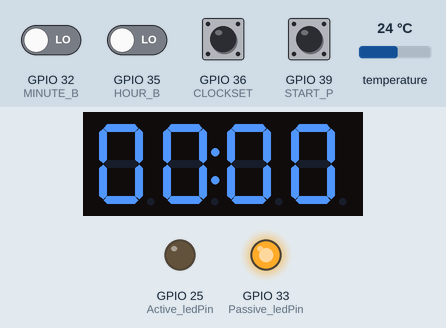
Simulated run of this sketch. Board: ESP32. Shown: 4-digit seven-segment display, output pins drawn as LEDs (lit = HIGH). Dashed ring = blinking. The test bench sets the inputs (shaded band); at power-on: GPIO 32 (MINUTE_B), GPIO 35 (HOUR_B), GPIO 36 (CLOCKSET), GPIO 39 (START_P) LOW, temperature 24 °C.

Above: at 1.2 s.
1.3 s: GPIO 39 (START_P) pulled HIGH for 0.15 s
At 2.0 s:
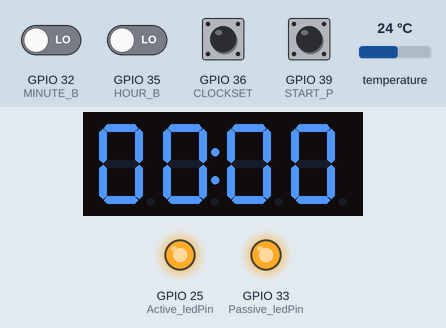
3.6 s: GPIO 36 (CLOCKSET) pulled HIGH for 1 s
At 5.1 s:
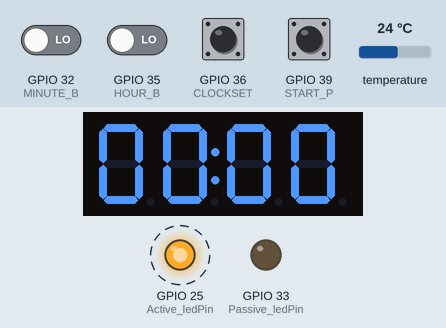
6.7 s: GPIO 32 (MINUTE_B) driven HIGH
At 7.03 s:
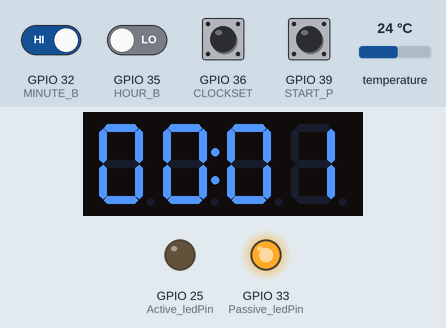
8.4 s: GPIO 35 (HOUR_B) driven HIGH
At 8.8 s:
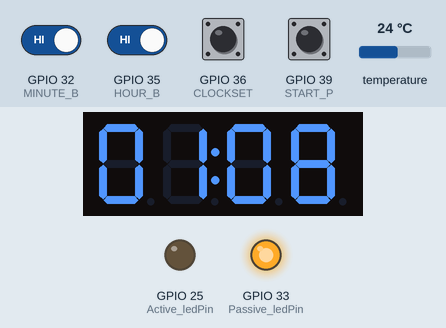
10.1 s: GPIO 32 (MINUTE_B) driven LOW
At 10.78 s:
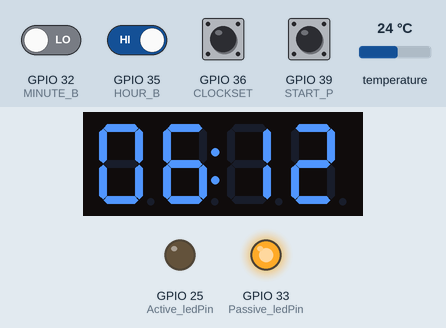
12.1 s: GPIO 36 (CLOCKSET) pulled HIGH for 0.15 s
At 13.8 s:
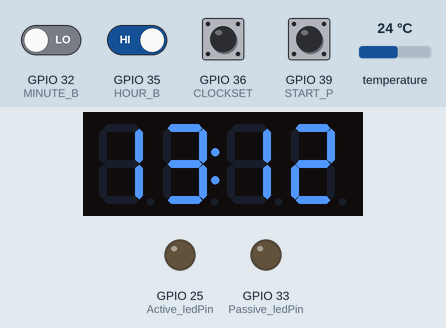
Timing chart, 0 to 15.3 s (numbered marks = the images above; inputs shaded):
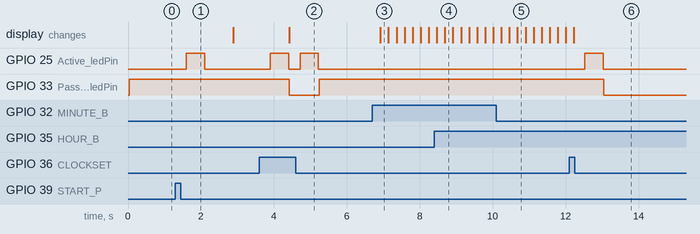

Measured:
- after the input at 1.3 s, GPIO 25 (Active_ledPin): LOW → HIGH after 0.30 s, → LOW 0.50 s later
- after the input at 3.6 s, GPIO 25 (Active_ledPin): alternates HIGH for 0.50 s and LOW for 0.32 s, 4 changes in all, then stays LOW, starting after 0.30 s; GPIO 33 (Passive_ledPin): HIGH → LOW after 0.82 s, → HIGH 0.82 s later; the display: changes after 0.82 s (image 2)
- after the input at 6.7 s, the display: changes after 0.22 s (image 3)
- after the input at 12.1 s, GPIO 25 (Active_ledPin): LOW → HIGH after 0.43 s, → LOW 0.50 s later; GPIO 33 (Passive_ledPin): HIGH → LOW after 0.95 s

The sketch:

FromScratchV2_withTemp.ino
```cpp
#include <TM1637Display.h>
#include <OneWire.h>
#include <DallasTemperature.h>

// set pin numbers
#define CLOCKSET 36
#define HOUR_B 35
#define MINUTE_B 32
#define START_P 39
#define END_P 34
#define Active_ledPin 25
#define Passive_ledPin 33
#define CLK 19
#define DIO 18
#define ONE_WIRE_BUS 21

// variable for storing the pushbutton status
TM1637Display display(CLK,DIO);
int CLOCKSET_State = 0;
int HOUR_B_State = 0;
int MINUTE_B_State = 0;
int START_P_State = 0;
int END_P_State = 0;
int hours = 0;
int minutes = 0;
bool setUP = false;
float temp = 0.0;

OneWire oneWire(ONE_WIRE_BUS);
DallasTemperature sensors(&oneWire);

void setup() {
Serial.begin(115200);
  sensors.begin();
  pinMode(HOUR_B, INPUT);
  pinMode(MINUTE_B, INPUT);
  pinMode(CLOCKSET, INPUT);
  pinMode(START_P, INPUT);
  pinMode(END_P, INPUT);
  pinMode(Active_ledPin, OUTPUT);
  pinMode(Passive_ledPin, OUTPUT);
  digitalWrite(Active_ledPin, LOW);
  digitalWrite(Passive_ledPin, LOW);

  display.setBrightness(0x0f);
  updateDisplay();
}
void updateDisplay() {
  int displayTime = hours*100 + minutes;
  display.showNumberDecEx(displayTime, 0b01000000, true);

}
void loop() {
// read the state of the pushbutton value
CLOCKSET_State = digitalRead(CLOCKSET);
START_P_State = digitalRead(START_P);

if (CLOCKSET_State == HIGH) {
delay(300);
digitalWrite(Active_ledPin, HIGH);
delay(500);
digitalWrite(Active_ledPin, LOW);
setUP = !setUP;
updateDisplay();
}
if (START_P_State == HIGH) {
delay(300);
digitalWrite(Active_ledPin, HIGH);
delay(500);
digitalWrite(Active_ledPin, LOW);
sensors.requestTemperatures();
temp = sensors.getTempFByIndex(0);
int displayTemp = temp*100;
display.showNumberDecEx(displayTemp, 0b01000000, true);
}

if(!setUP){
  digitalWrite(Passive_ledPin, HIGH);
  HOUR_B_State = digitalRead(HOUR_B);
  MINUTE_B_State = digitalRead(MINUTE_B);

  if (HOUR_B_State == HIGH) {
      delay(200);
      hours = (hours + 1);
      updateDisplay();}
  if (MINUTE_B_State == HIGH) {
      delay(200);
      minutes = (minutes + 1);
      updateDisplay();
  if (CLOCKSET_State == HIGH) {
    setUP = false;
  }
  }
}


else {
// turn LED off
digitalWrite(Active_ledPin, LOW);
digitalWrite(Passive_ledPin, LOW);}
}
```
